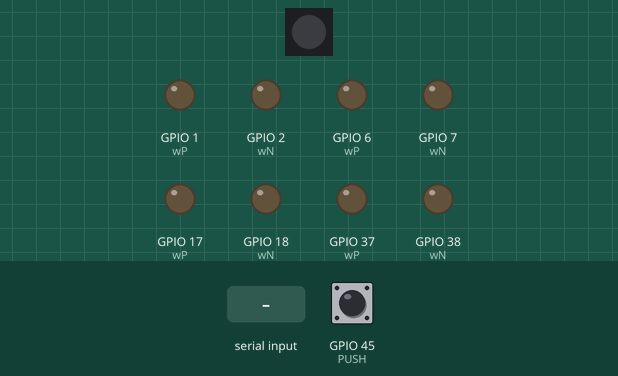
A sketch run on a simulated ESP32-S3. On the bench: 1 RGB LEDs in strip order, left to right, output pins drawn as LEDs (lit = HIGH). Inputs (shaded band) come from the test bench; at power-on: GPIO 45 (PUSH) HIGH. Dim RGB values are drawn brighter than linear.

Above: at 1.4 s.
1.5 s: GPIO 45 (PUSH) pulled LOW for 0.35 s
At 2.1 s:
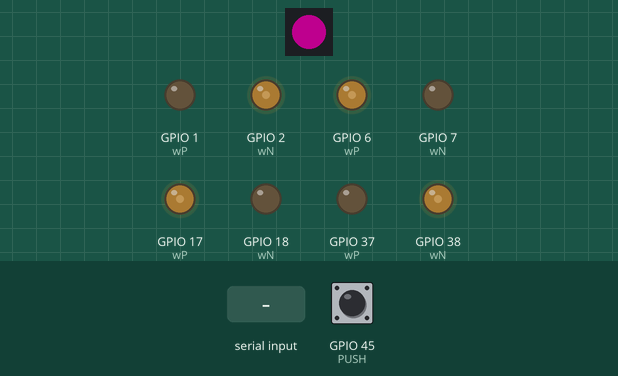
3.3 s: "90,45,200\n" received over the second serial link
At 3.42 s:
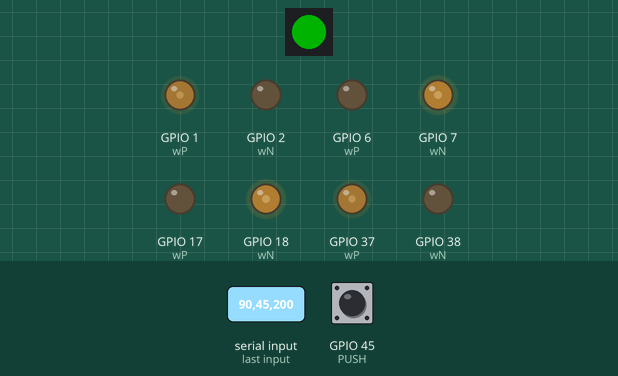
At 4.3 s:
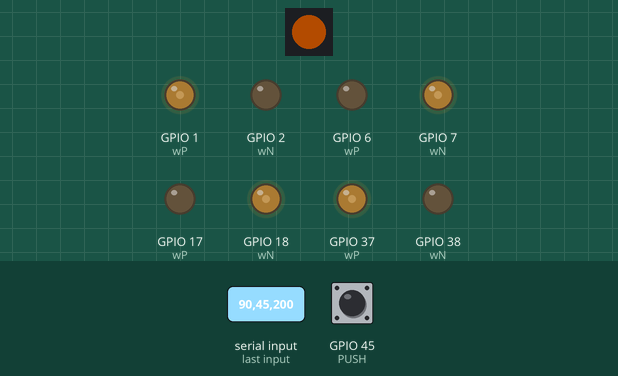
Timing chart, 0 to 6.3 s (numbered marks = the images above; inputs shaded):
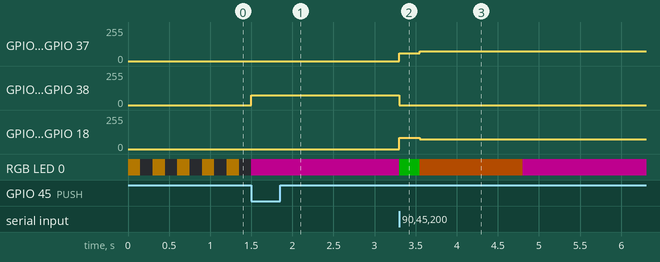

Measured:
- after the input at 1.5 s, GPIO 2 (wN), GPIO 6 (wP), GPIO 17 (wP), GPIO 38 (wN): 0/255 → 72/255 at once
- after the input at 3.3 s, GPIO 1 (wP): 0/255 → 60/255 at once, → 72/255 0.25 s later; GPIO 2 (wN): 72/255 → 0/255 at once

The sketch:

omnifut_seguir_buscar.ino
```cpp
/*  ===========================================================================
 *  OmniFut - SEGUIR + BUSCAR  (ESP32-S3)
 *    Ve la pelota -> gira para encararla y avanza despacio (mas lento si esta descentrada).
 *    La pierde     -> la busca girando hacia el ultimo lado donde la vio;
 *                     si tarda, hace un barrido de 360 grados.
 *
 *  Arduino IDE -> Tools:
 *    Board "ESP32S3 Dev Module" | PSRAM "Disabled" | Flash "16MB (128Mb)"
 *    USB Mode "Hardware CDC and JTAG"
 *  =========================================================================== */

#include <Adafruit_NeoPixel.h>

// 0 = SEGUIR/BUSCAR   |   1 = CALIBRAR motores (ruedas al aire)
#define TEST_MODE 0

// ===== PINES (de tu PCB) ====================================================
#define PUSH   45
#define LEDPIN  3
#define FL_P 1
#define FL_N 2
#define FR_P 6
#define FR_N 7
#define BL_P 37
#define BL_N 38
#define BR_P 17
#define BR_N 18
#define CAM_RX 15
#define CAM_TX -1

#define PWM_FREQ 4000
#define PWM_RES  8
#define MIN_PWM  60     // duty minimo para que la rueda arranque (sube si alguna no gira)
#define DEADBAND 4
#define CENTER_X 80     // camara 160 de ancho -> centro 80

// ===== AJUSTES PRINCIPALES (lo que vas a tocar) =============================
const int   FWD_SPEED   = 70;    // <<< velocidad de avance MUY baja (antes 150). Sube de a 10.
const float KP_TURN     = 0.55f; // correccion de rumbo. Si gira al lado contrario, ponlo NEGATIVO.
const int   CENTERED_PX = 14;    // |x-80| menor que esto = "centrada" -> avanza de frente
const int   ALIGN_PX    = 45;    // si esta mas descentrada que esto, casi no avanza (solo gira)

const int   TURN_MAX    = 90;    // tope de cuanto puede girar mientras persigue (0..255)
const unsigned long BALL_TIMEOUT_MS = 250;

// ===== BUSQUEDA =============================================================
const int           SEARCH_SPIN   = 20;    // velocidad de giro al buscar (baja = no se pasa)
const unsigned long SWEEP_AFTER_MS = 1500; // si busca mas de esto sin hallarla, barre 360
int                 lastDir = +1;          // ultimo lado donde se vio (+1 der, -1 izq)

// ===== NeoPixel =============================================================
Adafruit_NeoPixel pixel(1, LEDPIN, NEO_GRB + NEO_KHZ800);
void led(uint8_t r, uint8_t g, uint8_t b) { pixel.setPixelColor(0, pixel.Color(r, g, b)); pixel.show(); }

// ===== MOTORES (0=FL 1=FR 2=BL 3=BR) ========================================
const int wP[4] = { FL_P, FR_P, BL_P, BR_P };
const int wN[4] = { FL_N, FR_N, BL_N, BR_N };
int       inv[4] = { -1, -1, -1, -1 };          // todas invertidas (tu robot iba al reves)
const char* wName[4] = { "FL", "FR", "BL", "BR" };

void wheel(int i, int v) {
  v = constrain(v * inv[i], -255, 255);
  if (abs(v) < DEADBAND) { ledcWrite(wP[i], 0); ledcWrite(wN[i], 0); return; }
  int pwm = map(abs(v), DEADBAND, 255, MIN_PWM, 255);
  if (v > 0) { ledcWrite(wP[i], pwm); ledcWrite(wN[i], 0); }
  else       { ledcWrite(wP[i], 0);   ledcWrite(wN[i], pwm); }
}
void stopAll() { for (int i = 0; i < 4; i++) wheel(i, 0); }

// avance recto + giro (turn>0 gira hacia un lado, turn<0 al otro)
void drive(int fwd, int turn) {
  int left  = fwd + turn;
  int right = fwd - turn;
  wheel(0, left);  wheel(2, left);     // FL, BL
  wheel(1, right); wheel(3, right);    // FR, BR
}

// ===== UART camara: "found,x,area\n" ========================================
char buf[48]; uint8_t len = 0;
int  bFound = 0, bX = 0, bArea = 0;
unsigned long lastBall = 0;

void readCam() {
  while (Serial1.available()) {
    char c = Serial1.read();
    if (c == '\n') {
      buf[len] = '\0';
      int f, x, a;
      if (sscanf(buf, "%d,%d,%d", &f, &x, &a) == 3) {
        bFound = f; bX = x; bArea = a;
        if (f) lastBall = millis();
      }
      len = 0;
    } else if (len < sizeof(buf) - 1) buf[len++] = c;
    else len = 0;
  }
}

// ===== CALIBRACION ==========================================================
void motorTest() {
  led(0, 0, 40);
  for (int i = 0; i < 4; i++) {
    Serial.printf("Rueda %s -> adelante\n", wName[i]);
    wheel(i, 160); delay(1500); wheel(i, 0); delay(800);
  }
  Serial.println("ADELANTE"); drive(150, 0); delay(2000); stopAll(); delay(1000);
  Serial.println("GIRO");     drive(0, 150); delay(2000); stopAll(); delay(1500);
}

// ===== SETUP ================================================================
void setup() {
  Serial.begin(115200);
  Serial1.setRxBufferSize(512);
  Serial1.begin(115200, SERIAL_8N1, CAM_RX, CAM_TX);
  pinMode(PUSH, INPUT_PULLUP);
  for (int i = 0; i < 4; i++) { ledcAttach(wP[i], PWM_FREQ, PWM_RES); ledcAttach(wN[i], PWM_FREQ, PWM_RES); }
  stopAll();
  pixel.begin();

  if (TEST_MODE) { led(0, 0, 40); return; }

  while (digitalRead(PUSH)) { led(60, 40, 0); delay(150); led(0, 0, 0); delay(150); }  // espera START
  led(0, 0, 0);
}

// ===== LOOP =================================================================
void loop() {
  if (TEST_MODE) { motorTest(); return; }

  readCam();
  bool ballValid = bFound && (millis() - lastBall < BALL_TIMEOUT_MS);

  if (ballValid) {
    // --- PERSEGUIR ---
    int err = bX - CENTER_X;                 // + = pelota a la derecha
    lastDir = (err >= 0) ? +1 : -1;          // recuerda hacia donde se va

    int turn = (int)(KP_TURN * err);
    turn = constrain(turn, -TURN_MAX, TURN_MAX);

    // avance proporcional al centrado: descentrada -> casi 0; centrada -> FWD_SPEED
    float align = 1.0f - constrain(fabsf((float)err) / ALIGN_PX, 0.0f, 1.0f);
    int fwd = (int)(FWD_SPEED * align);

    drive(fwd, turn);

    if (abs(err) < CENTERED_PX) led(0, 150, 0);    // verde fuerte = centrada y avanzando
    else                        led(0, 60, 0);     // verde tenue = girando para encarar
  } else {
    // --- BUSCAR ---
    unsigned long lost = millis() - lastBall;
    if (lost < SWEEP_AFTER_MS) {
      drive(0, SEARCH_SPIN * lastDir);             // gira hacia donde la vio por ultima vez
      led(60, 25, 0);                              // naranja = buscando cerca
    } else {
      drive(0, SEARCH_SPIN * lastDir);             // sigue girando = barrido 360 lento
      led(80, 0, 60);                              // morado = barriendo todo el entorno
    }
  }
}
```
